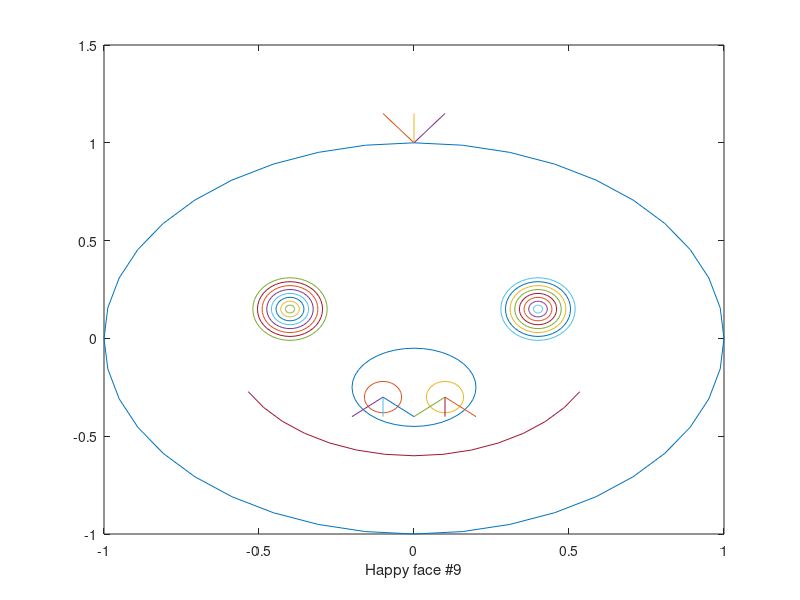

Recreate this plot in MATLAB.
function dummy=happy_f9

axis('square')
axis([-1.1,1.1,-1.0,1.2])
dt = pi/20;
t=0:dt:2*pi;
x=cos(t); y=sin(t);

plot( x,y)
hold on
for m=-1:1
plot([+0,+0.1*m], [1,1+0.15])  % hair
end

for k=0.8:-0.1:0.05
plot(k*0.15*x-0.4,k*0.2*y+0.15)   % left eye
plot(k*0.15*x+0.4,k*0.2*y+0.15)   % right eye
end



s1 = 3*pi/2-1.1;
s2 = 3*pi/2+1.1;
s = s1:dt:s2;
xs = 0.6*cos(s); ys = 0.6*sin(s);  % mouth
plot(xs,ys)

for k=0.20:0.20
xnose=x*k; ynose=y*k-0.25;plot(xnose,ynose)  % nose
end

% nose hole
k=0.4;
plot(k*0.15*x-0.1,k*0.2*y-0.3)   % left 
plot(k*0.15*x+0.1,k*0.2*y-0.3)   % right 


for m=-1:1
plot([-0.1,-0.1+0.1*m], [-0.3,-0.3-0.1])
plot([+0.1,+0.1+0.1*m], [-0.3,-0.3-0.1])
end
xlabel('Happy face #9')
